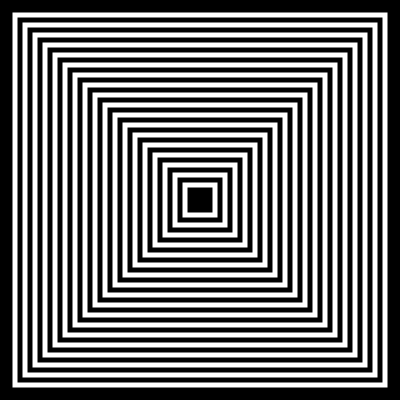
Frame 1 (no input)
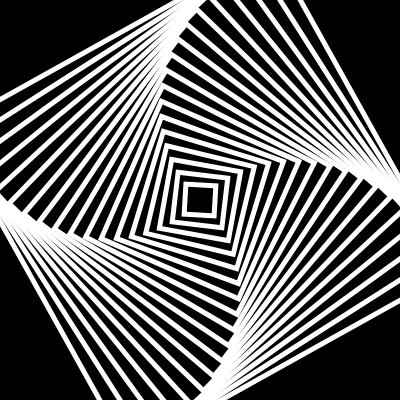
Frame 60 (no input)
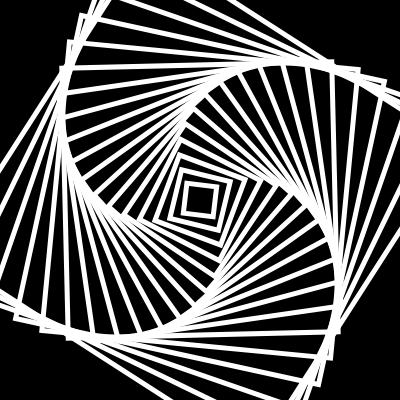
Frame 120 (the mouse pressed at the canvas centre since frame 60)

The p5.js sketch that drew these frames (run headless with seeded random() and noise() and a simulated clock; from frame 60 on, the mouse is pressed at the canvas centre):

// p5.js sketch
// ── sketch.js
var n = 0;

function setup() {
  createCanvas(400, 400);
  strokeWeight(5);
  stroke(255);
  rectMode(CENTER);
  noFill();
}

function draw() {
  background(0);
  translate(width/2, height/2);

  for(var i = 1; i < 19; i++){
    rotate(n);
    rect(0, 0, i * 20 + 10, i * 20 + 10);
  }

  n = n + 0.001;
}
